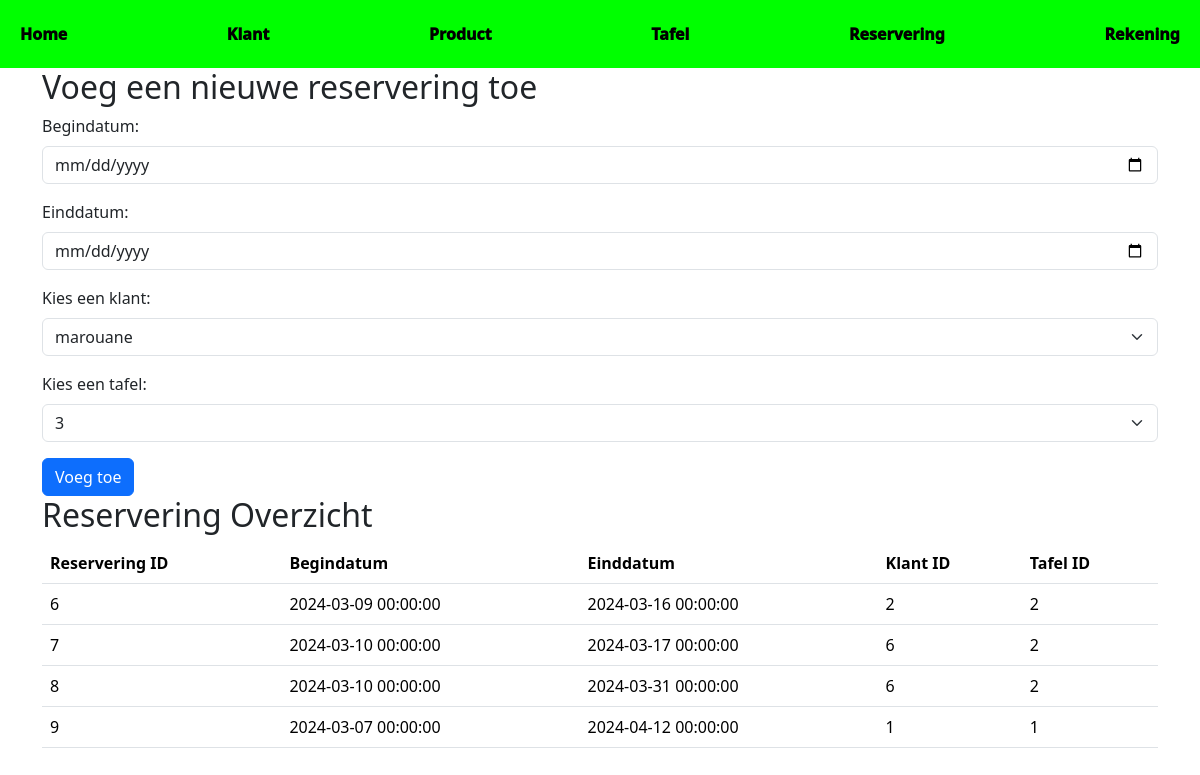
Screenshot of /add-reservering.php with the database file from the repository.
### tables this page shows
CREATE TABLE `reservering` (
  `reserveringid` int(45) NOT NULL,
  `begindatum` datetime DEFAULT NULL,
  `einddatum` datetime DEFAULT NULL,
  `klantid` int(45) DEFAULT NULL,
  `tafelid` int(45) DEFAULT NULL
);

### db.php (called while the page is built, shortened)
<?php
class DB
{
    private $dbh;
    public function __construct($db, $host = "localhost:3307", $user = "root", $pass = "")
    {
        try {
            $this->dbh = new PDO("mysql:host=$host;dbname=$db", $user, $pass);
            $this->dbh->setAttribute(PDO::ATTR_ERRMODE, PDO::ERRMODE_EXCEPTION);
        } catch (PDOException $e) {
            die("Connection failed: " . $e->getMessage());
        }
    }
    public function run($sql, $placeholder = NULL)
    {
        $stmt = $this->dbh->prepare($sql);
        $stmt->execute($placeholder);
        return $stmt;
    }
}
$mydb = new DB("restaurant_data");

### klant.php (called while the page is built, shortened)
<?php
include_once('../db/db.php');
class Klant {
    private $dbh;
    public function __construct() {
        global $mydb;
        $this->dbh = $mydb;
    }
    public function getAllklanten() {
        $sql = "SELECT * FROM klanten";
        $stmt = $this->dbh->run($sql);
        return $stmt->fetchAll(PDO::FETCH_ASSOC);
    }
}
?>

### Tafel.php (called while the page is built, shortened)
<?php
include_once('../db/db.php');
class Tafel {
    private $dbh;
    public function __construct() {
        global $mydb;
        $this->dbh = $mydb;
    }
    public function getAllTafels() {
        $sql = "SELECT * FROM restaurant";
        $stmt = $this->dbh->run($sql);
        return $stmt->fetchAll(PDO::FETCH_ASSOC);
    }
}
?>

### reservering.php (called while the page is built, shortened)
<?php
include_once('../db/db.php');
class Reservering {
    private $dbh;
    public function __construct() {
        global $mydb;
        $this->dbh = $mydb;
    }
    public function getAllReserveringen() {
        $sql = "SELECT * FROM reservering";
        return $this->dbh->run($sql);
    }
}
?>

### add-reservering.php (the view, shortened to what this page needs)
<?php
include_once('reservering.php');
include_once('../klant/klant.php');
include_once('../tafel/tafel.php');
include_once('../header/header.php');
$Reservering = new Reservering();
$Klant = new Klant();
$Tafel = new Tafel();
$klanten = $Klant->getAllKlanten();
$tafels = $Tafel->getAllTafels();
$reserveringen = $Reservering->getAllReserveringen();
?>
<!DOCTYPE html>
<html lang="en">
<head>
    <link href="https://cdn.jsdelivr.net/npm/bootstrap@5.3.3/dist/css/bootstrap.min.css" rel="stylesheet">
</head>
<body>
    <div class="container">
        <h2>Voeg een nieuwe reservering toe</h2>
        <form method="POST">
            <div class="mb-3">
                <label class="form-label">Begindatum:</label>
                <input type="date" class="form-control" name="begindatum">
            </div>
            <div class="mb-3">
                <label class="form-label">Einddatum:</label>
                <input type="date" class="form-control" name="einddatum">
            </div>
            <div class="mb-3">
                <label class="form-label">Kies een klant:</label>
                <select class="form-select" name="klantid">
                    <?php foreach ($klanten as $klant): ?>
                        <option value="<?php echo $klant['klantid']; ?>"><?php echo $klant['naam']; ?></option>
                    <?php endforeach; ?>
                </select>
            </div>
            <div class="mb-3">
                <label class="form-label">Kies een tafel:</label>
                <select class="form-select" name="tafelid">
                    <?php foreach ($tafels as $tafel): ?>
                        <option value="<?php echo $tafel['tafelid']; ?>"><?php echo $tafel['tafelnummer']; ?></option>
                    <?php endforeach; ?>
                </select>
            </div>
            <button type="submit" class="btn btn-primary">Voeg toe</button>
            <h2>Reservering Overzicht</h2>
        <table class="table">
            <thead>
                <tr>
                    <th scope="col">Reservering ID</th>
                    <th scope="col">Begindatum</th>
                    <th scope="col">Einddatum</th>
                    <th scope="col">Klant ID</th>
                    <th scope="col">Tafel ID</th>
                </tr>
            </thead>
            <tbody>
                <?php foreach ($reserveringen as $reservering): ?>
                    <tr>
                        <td><?php echo $reservering['reserveringid']; ?></td>
                        <td><?php echo $reservering['begindatum']; ?></td>
                        <td><?php echo $reservering['einddatum']; ?></td>
                        <td><?php echo $reservering['klantid']; ?></td>
                        <td><?php echo $reservering['tafelid']; ?></td>
                    </tr>
                <?php endforeach; ?>
            </tbody>
        </table>
        </form>
    </div>
</body>
</html>

### header.php (shortened to what this page needs)
<!DOCTYPE html>
<html lang="nl">
<head>
</head>
<body>
<div class="navbar">
  <a href="../home/home.php">Home</a>
  <a href="../klant/add-klant.php">Klant</a>
  <a href="../product/add-product.php">Product</a>
  <a href="../tafel/add-tafel.php">Tafel</a>
  <a href="../reservering/add-reservering.php">Reservering</a>
  <a href="../rekening/add-rekening.php">Rekening</a>
</div>
</body>
</html>

### header.php (style rules this page uses)
body { margin: 0; font-family: Arial, sans-serif; background-color: yellow; }
.navbar { background-color: lime; overflow: hidden; }
.navbar a { float: left; display: block; color: black; text-align: center; padding: 14px 20px; text-decoration: none; font-weight: 1000; }

### rows the page displays
reservering: reserveringid "6", begindatum "2024-03-09 00:00:00", einddatum "2024-03-16 00:00:00", klantid "2", tafelid "2"
reservering: reserveringid "7", begindatum "2024-03-10 00:00:00", einddatum "2024-03-17 00:00:00", klantid "6", tafelid "2"
reservering: reserveringid "8", begindatum "2024-03-10 00:00:00", einddatum "2024-03-31 00:00:00", klantid "6", tafelid "2"
reservering: reserveringid "9", begindatum "2024-03-07 00:00:00", einddatum "2024-04-12 00:00:00", klantid "1", tafelid "1"

### other values shown
form field klantid "marouane"
form field tafelid "3"
